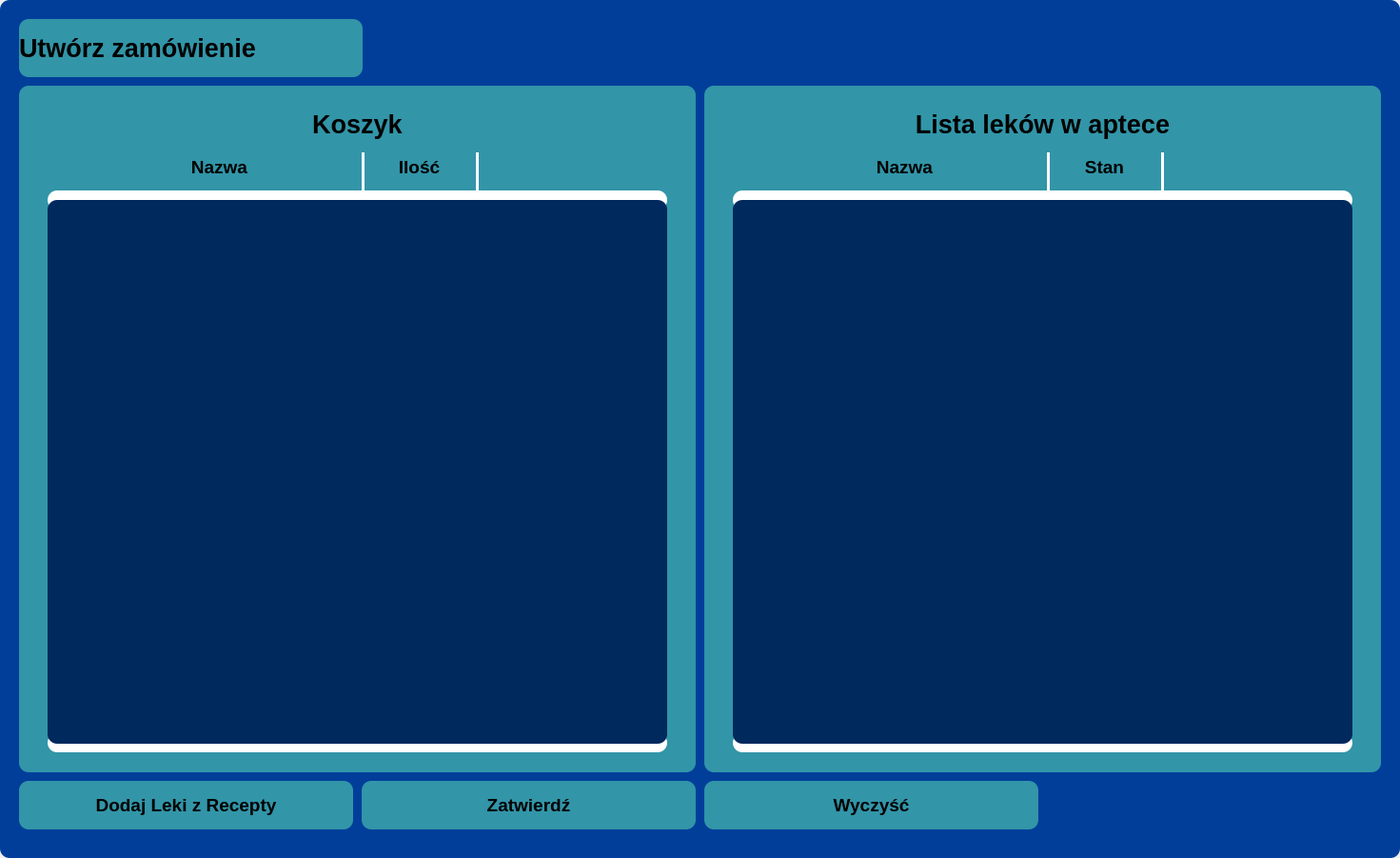
<?xml version="1.0" encoding="UTF-8"?>
<ui version="4.0">
 <class>Store</class>
 <widget class="QWidget" name="Store">
  <property name="geometry">
   <rect>
    <x>0</x>
    <y>0</y>
    <width>1471</width>
    <height>901</height>
   </rect>
  </property>
  <property name="windowTitle">
   <string>Form</string>
  </property>
  <widget class="QFrame" name="mainFrame">
   <property name="geometry">
    <rect>
     <x>0</x>
     <y>0</y>
     <width>1471</width>
     <height>901</height>
    </rect>
   </property>
   <property name="minimumSize">
    <size>
     <width>1471</width>
     <height>901</height>
    </size>
   </property>
   <property name="styleSheet">
    <string notr="true">background-color: rgb(0, 62, 154);
border-radius: 10px;</string>
   </property>
   <property name="frameShape">
    <enum>QFrame::Shape::StyledPanel</enum>
   </property>
   <property name="frameShadow">
    <enum>QFrame::Shadow::Raised</enum>
   </property>
   <widget class="QFrame" name="frame">
    <property name="geometry">
     <rect>
      <x>20</x>
      <y>90</y>
      <width>711</width>
      <height>721</height>
     </rect>
    </property>
    <property name="styleSheet">
     <string notr="true">background-color: rgb(50, 149, 168);
border-radius: 10px;</string>
    </property>
    <property name="frameShape">
     <enum>QFrame::Shape::StyledPanel</enum>
    </property>
    <property name="frameShadow">
     <enum>QFrame::Shadow::Raised</enum>
    </property>
    <widget class="QLabel" name="label_23">
     <property name="geometry">
      <rect>
       <x>30</x>
       <y>20</y>
       <width>651</width>
       <height>41</height>
      </rect>
     </property>
     <property name="font">
      <font>
       <pointsize>20</pointsize>
       <bold>true</bold>
      </font>
     </property>
     <property name="layoutDirection">
      <enum>Qt::LayoutDirection::LeftToRight</enum>
     </property>
     <property name="styleSheet">
      <string notr="true">background-color: rgb(50, 149, 168);
border-radius: 10px;</string>
     </property>
     <property name="text">
      <string>Koszyk</string>
     </property>
     <property name="textFormat">
      <enum>Qt::TextFormat::RichText</enum>
     </property>
     <property name="alignment">
      <set>Qt::AlignmentFlag::AlignCenter</set>
     </property>
    </widget>
    <widget class="Line" name="line_24">
     <property name="geometry">
      <rect>
       <x>480</x>
       <y>70</y>
       <width>3</width>
       <height>41</height>
      </rect>
     </property>
     <property name="styleSheet">
      <string notr="true">background-color: white;</string>
     </property>
     <property name="orientation">
      <enum>Qt::Orientation::Vertical</enum>
     </property>
    </widget>
    <widget class="QLabel" name="label_51">
     <property name="geometry">
      <rect>
       <x>70</x>
       <y>70</y>
       <width>281</width>
       <height>31</height>
      </rect>
     </property>
     <property name="font">
      <font>
       <pointsize>14</pointsize>
       <bold>true</bold>
      </font>
     </property>
     <property name="layoutDirection">
      <enum>Qt::LayoutDirection::LeftToRight</enum>
     </property>
     <property name="styleSheet">
      <string notr="true">background-color: rgb(50, 149, 168);
border-radius: 10px;</string>
     </property>
     <property name="text">
      <string>Nazwa</string>
     </property>
     <property name="textFormat">
      <enum>Qt::TextFormat::RichText</enum>
     </property>
     <property name="alignment">
      <set>Qt::AlignmentFlag::AlignCenter</set>
     </property>
    </widget>
    <widget class="Line" name="line_4">
     <property name="geometry">
      <rect>
       <x>30</x>
       <y>110</y>
       <width>651</width>
       <height>20</height>
      </rect>
     </property>
     <property name="styleSheet">
      <string notr="true">background-color: white;</string>
     </property>
     <property name="orientation">
      <enum>Qt::Orientation::Horizontal</enum>
     </property>
    </widget>
    <widget class="Line" name="line_32">
     <property name="geometry">
      <rect>
       <x>30</x>
       <y>680</y>
       <width>651</width>
       <height>20</height>
      </rect>
     </property>
     <property name="styleSheet">
      <string notr="true">background-color: white;</string>
     </property>
     <property name="orientation">
      <enum>Qt::Orientation::Horizontal</enum>
     </property>
    </widget>
    <widget class="Line" name="line_25">
     <property name="geometry">
      <rect>
       <x>360</x>
       <y>70</y>
       <width>3</width>
       <height>41</height>
      </rect>
     </property>
     <property name="styleSheet">
      <string notr="true">background-color: white;</string>
     </property>
     <property name="orientation">
      <enum>Qt::Orientation::Vertical</enum>
     </property>
    </widget>
    <widget class="QLabel" name="label_52">
     <property name="geometry">
      <rect>
       <x>370</x>
       <y>70</y>
       <width>101</width>
       <height>31</height>
      </rect>
     </property>
     <property name="font">
      <font>
       <pointsize>14</pointsize>
       <bold>true</bold>
      </font>
     </property>
     <property name="layoutDirection">
      <enum>Qt::LayoutDirection::LeftToRight</enum>
     </property>
     <property name="styleSheet">
      <string notr="true">background-color: rgb(50, 149, 168);
border-radius: 10px;</string>
     </property>
     <property name="text">
      <string>Ilość</string>
     </property>
     <property name="textFormat">
      <enum>Qt::TextFormat::RichText</enum>
     </property>
     <property name="alignment">
      <set>Qt::AlignmentFlag::AlignCenter</set>
     </property>
    </widget>
    <widget class="QFrame" name="frame_10">
     <property name="geometry">
      <rect>
       <x>30</x>
       <y>120</y>
       <width>651</width>
       <height>571</height>
      </rect>
     </property>
     <property name="styleSheet">
      <string notr="true">background-color: rgb(0, 41, 94);</string>
     </property>
     <property name="frameShape">
      <enum>QFrame::Shape::StyledPanel</enum>
     </property>
     <property name="frameShadow">
      <enum>QFrame::Shadow::Raised</enum>
     </property>
     <widget class="QScrollArea" name="leftArea">
      <property name="geometry">
       <rect>
        <x>40</x>
        <y>0</y>
        <width>601</width>
        <height>571</height>
       </rect>
      </property>
      <property name="widgetResizable">
       <bool>true</bool>
      </property>
      <widget class="QWidget" name="leftList">
       <property name="geometry">
        <rect>
         <x>0</x>
         <y>0</y>
         <width>601</width>
         <height>571</height>
        </rect>
       </property>
      </widget>
     </widget>
    </widget>
   </widget>
   <widget class="QFrame" name="frame_2">
    <property name="geometry">
     <rect>
      <x>740</x>
      <y>90</y>
      <width>711</width>
      <height>721</height>
     </rect>
    </property>
    <property name="minimumSize">
     <size>
      <width>711</width>
      <height>721</height>
     </size>
    </property>
    <property name="styleSheet">
     <string notr="true">background-color: rgb(50, 149, 168);
border-radius: 10px;</string>
    </property>
    <property name="frameShape">
     <enum>QFrame::Shape::StyledPanel</enum>
    </property>
    <property name="frameShadow">
     <enum>QFrame::Shadow::Raised</enum>
    </property>
    <widget class="QLabel" name="label_24">
     <property name="geometry">
      <rect>
       <x>30</x>
       <y>20</y>
       <width>651</width>
       <height>41</height>
      </rect>
     </property>
     <property name="font">
      <font>
       <pointsize>20</pointsize>
       <bold>true</bold>
      </font>
     </property>
     <property name="layoutDirection">
      <enum>Qt::LayoutDirection::LeftToRight</enum>
     </property>
     <property name="styleSheet">
      <string notr="true">background-color: rgb(50, 149, 168);
border-radius: 10px;</string>
     </property>
     <property name="text">
      <string>Lista leków w aptece</string>
     </property>
     <property name="textFormat">
      <enum>Qt::TextFormat::RichText</enum>
     </property>
     <property name="alignment">
      <set>Qt::AlignmentFlag::AlignCenter</set>
     </property>
    </widget>
    <widget class="Line" name="line_26">
     <property name="geometry">
      <rect>
       <x>480</x>
       <y>70</y>
       <width>3</width>
       <height>41</height>
      </rect>
     </property>
     <property name="styleSheet">
      <string notr="true">background-color: white;</string>
     </property>
     <property name="orientation">
      <enum>Qt::Orientation::Vertical</enum>
     </property>
    </widget>
    <widget class="QLabel" name="label_53">
     <property name="geometry">
      <rect>
       <x>70</x>
       <y>70</y>
       <width>281</width>
       <height>31</height>
      </rect>
     </property>
     <property name="font">
      <font>
       <pointsize>14</pointsize>
       <bold>true</bold>
      </font>
     </property>
     <property name="layoutDirection">
      <enum>Qt::LayoutDirection::LeftToRight</enum>
     </property>
     <property name="styleSheet">
      <string notr="true">background-color: rgb(50, 149, 168);
border-radius: 10px;</string>
     </property>
     <property name="text">
      <string>Nazwa</string>
     </property>
     <property name="textFormat">
      <enum>Qt::TextFormat::RichText</enum>
     </property>
     <property name="alignment">
      <set>Qt::AlignmentFlag::AlignCenter</set>
     </property>
    </widget>
    <widget class="Line" name="line_5">
     <property name="geometry">
      <rect>
       <x>30</x>
       <y>110</y>
       <width>651</width>
       <height>20</height>
      </rect>
     </property>
     <property name="styleSheet">
      <string notr="true">background-color: white;</string>
     </property>
     <property name="orientation">
      <enum>Qt::Orientation::Horizontal</enum>
     </property>
    </widget>
    <widget class="Line" name="line_33">
     <property name="geometry">
      <rect>
       <x>30</x>
       <y>680</y>
       <width>651</width>
       <height>20</height>
      </rect>
     </property>
     <property name="styleSheet">
      <string notr="true">background-color: white;</string>
     </property>
     <property name="orientation">
      <enum>Qt::Orientation::Horizontal</enum>
     </property>
    </widget>
    <widget class="Line" name="line_27">
     <property name="geometry">
      <rect>
       <x>360</x>
       <y>70</y>
       <width>3</width>
       <height>41</height>
      </rect>
     </property>
     <property name="styleSheet">
      <string notr="true">background-color: white;</string>
     </property>
     <property name="orientation">
      <enum>Qt::Orientation::Vertical</enum>
     </property>
    </widget>
    <widget class="QLabel" name="label_54">
     <property name="geometry">
      <rect>
       <x>370</x>
       <y>70</y>
       <width>101</width>
       <height>31</height>
      </rect>
     </property>
     <property name="font">
      <font>
       <pointsize>14</pointsize>
       <bold>true</bold>
      </font>
     </property>
     <property name="layoutDirection">
      <enum>Qt::LayoutDirection::LeftToRight</enum>
     </property>
     <property name="styleSheet">
      <string notr="true">background-color: rgb(50, 149, 168);
border-radius: 10px;</string>
     </property>
     <property name="text">
      <string>Stan</string>
     </property>
     <property name="textFormat">
      <enum>Qt::TextFormat::RichText</enum>
     </property>
     <property name="alignment">
      <set>Qt::AlignmentFlag::AlignCenter</set>
     </property>
    </widget>
    <widget class="QFrame" name="frame_9">
     <property name="geometry">
      <rect>
       <x>30</x>
       <y>120</y>
       <width>651</width>
       <height>571</height>
      </rect>
     </property>
     <property name="minimumSize">
      <size>
       <width>651</width>
       <height>571</height>
      </size>
     </property>
     <property name="styleSheet">
      <string notr="true">background-color: rgb(0, 41, 94);</string>
     </property>
     <property name="frameShape">
      <enum>QFrame::Shape::StyledPanel</enum>
     </property>
     <property name="frameShadow">
      <enum>QFrame::Shadow::Raised</enum>
     </property>
     <widget class="QScrollArea" name="rightArea">
      <property name="geometry">
       <rect>
        <x>40</x>
        <y>0</y>
        <width>601</width>
        <height>571</height>
       </rect>
      </property>
      <property name="minimumSize">
       <size>
        <width>601</width>
        <height>571</height>
       </size>
      </property>
      <property name="widgetResizable">
       <bool>true</bool>
      </property>
      <widget class="QWidget" name="rightList">
       <property name="geometry">
        <rect>
         <x>0</x>
         <y>0</y>
         <width>601</width>
         <height>571</height>
        </rect>
       </property>
      </widget>
     </widget>
    </widget>
   </widget>
   <widget class="QPushButton" name="okButton">
    <property name="geometry">
     <rect>
      <x>380</x>
      <y>820</y>
      <width>351</width>
      <height>51</height>
     </rect>
    </property>
    <property name="font">
     <font>
      <pointsize>14</pointsize>
      <bold>true</bold>
     </font>
    </property>
    <property name="styleSheet">
     <string notr="true">background-color: rgb(50, 149, 168);
border-radius: 10px;</string>
    </property>
    <property name="text">
     <string>Zatwierdź</string>
    </property>
   </widget>
   <widget class="QPushButton" name="clearButton">
    <property name="geometry">
     <rect>
      <x>740</x>
      <y>820</y>
      <width>351</width>
      <height>51</height>
     </rect>
    </property>
    <property name="font">
     <font>
      <pointsize>14</pointsize>
      <bold>true</bold>
     </font>
    </property>
    <property name="styleSheet">
     <string notr="true">background-color: rgb(50, 149, 168);
border-radius: 10px;</string>
    </property>
    <property name="text">
     <string>Wyczyść</string>
    </property>
   </widget>
   <widget class="QLabel" name="title">
    <property name="geometry">
     <rect>
      <x>20</x>
      <y>20</y>
      <width>361</width>
      <height>61</height>
     </rect>
    </property>
    <property name="font">
     <font>
      <pointsize>20</pointsize>
      <bold>true</bold>
     </font>
    </property>
    <property name="layoutDirection">
     <enum>Qt::LayoutDirection::LeftToRight</enum>
    </property>
    <property name="styleSheet">
     <string notr="true">background-color: rgb(50, 149, 168);
border-radius: 10px;</string>
    </property>
    <property name="text">
     <string>Utwórz zamówienie</string>
    </property>
    <property name="textFormat">
     <enum>Qt::TextFormat::RichText</enum>
    </property>
    <property name="alignment">
     <set>Qt::AlignmentFlag::AlignLeading|Qt::AlignmentFlag::AlignLeft|Qt::AlignmentFlag::AlignVCenter</set>
    </property>
   </widget>
   <widget class="QLabel" name="confirmationLabel">
    <property name="geometry">
     <rect>
      <x>1108</x>
      <y>829</y>
      <width>331</width>
      <height>31</height>
     </rect>
    </property>
    <property name="font">
     <font>
      <pointsize>14</pointsize>
      <bold>true</bold>
     </font>
    </property>
    <property name="styleSheet">
     <string notr="true">color: white;</string>
    </property>
    <property name="text">
     <string/>
    </property>
   </widget>
   <widget class="QPushButton" name="addPrescription">
    <property name="geometry">
     <rect>
      <x>20</x>
      <y>820</y>
      <width>351</width>
      <height>51</height>
     </rect>
    </property>
    <property name="font">
     <font>
      <pointsize>14</pointsize>
      <bold>true</bold>
     </font>
    </property>
    <property name="styleSheet">
     <string notr="true">background-color: rgb(50, 149, 168);
border-radius: 10px;</string>
    </property>
    <property name="text">
     <string>Dodaj Leki z Recepty</string>
    </property>
   </widget>
  </widget>
 </widget>
 <resources/>
 <connections/>
</ui>
